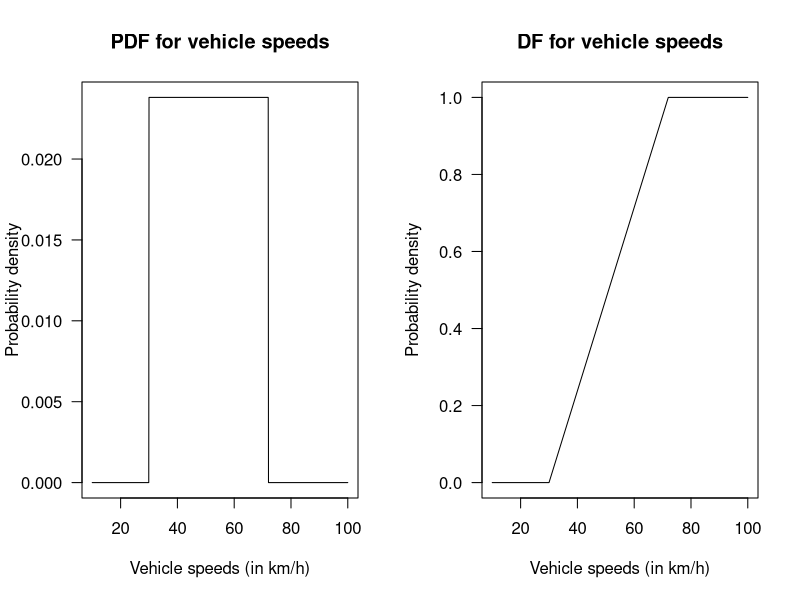
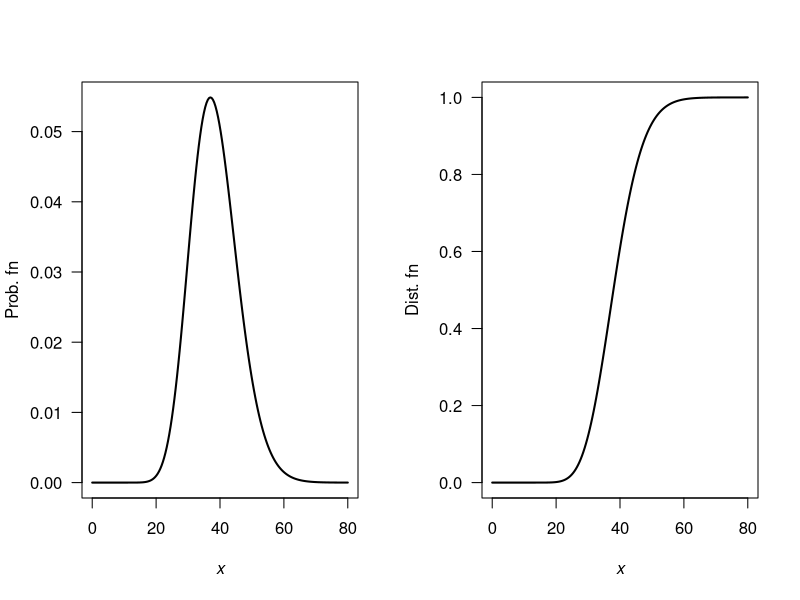
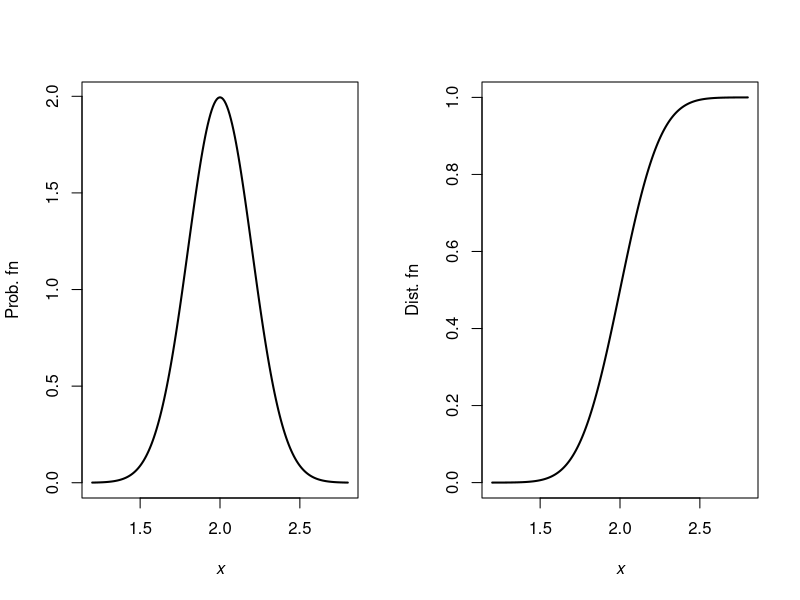
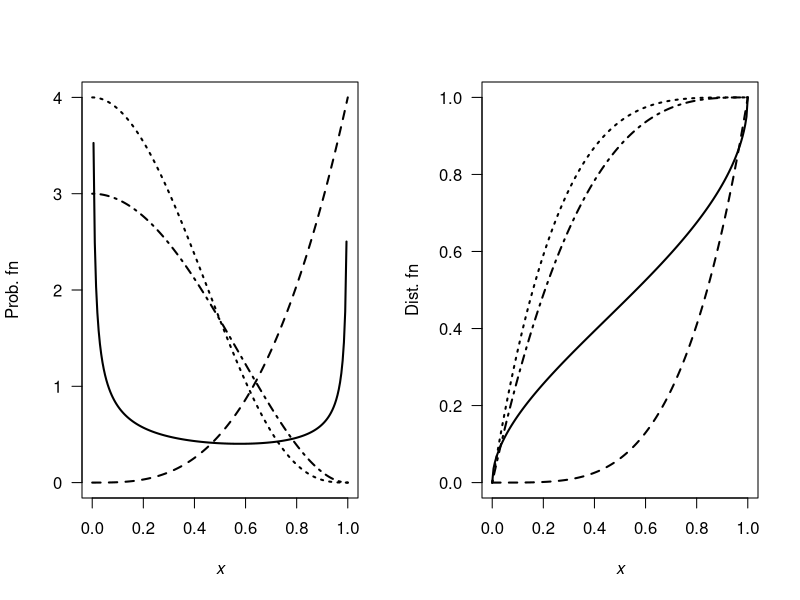
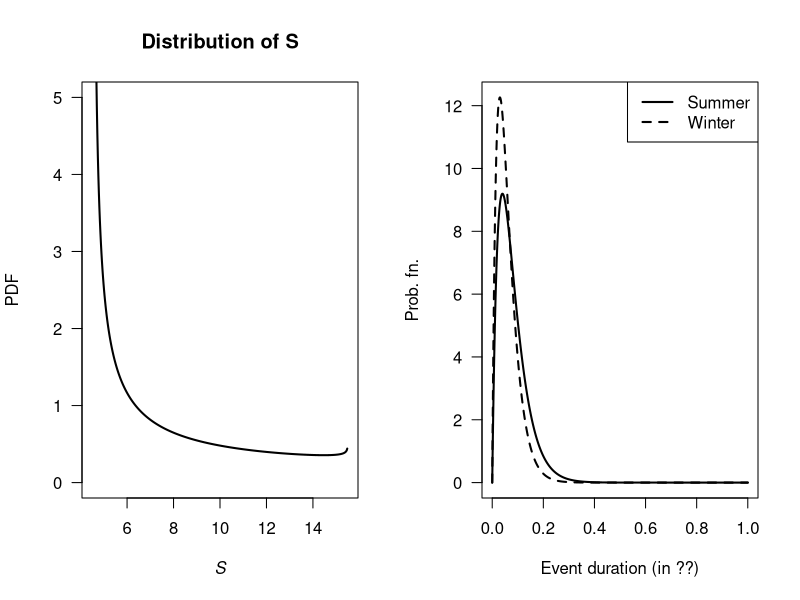
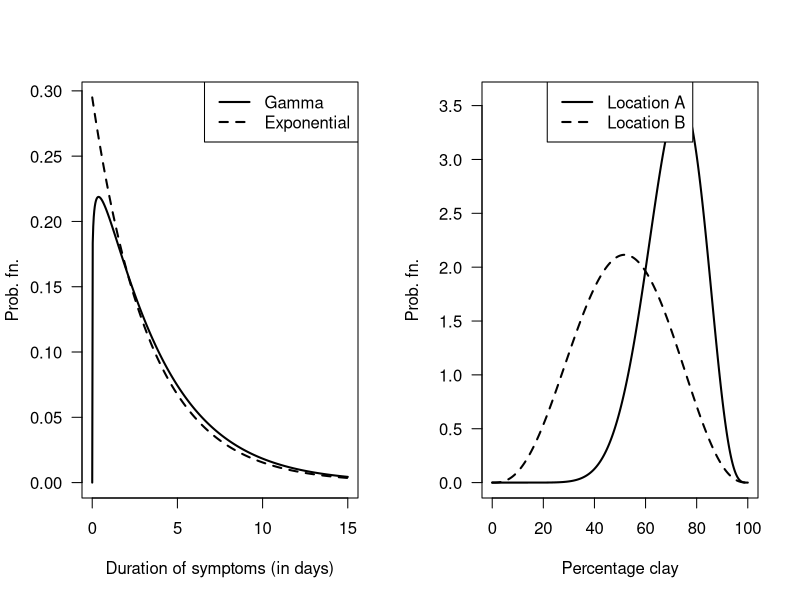
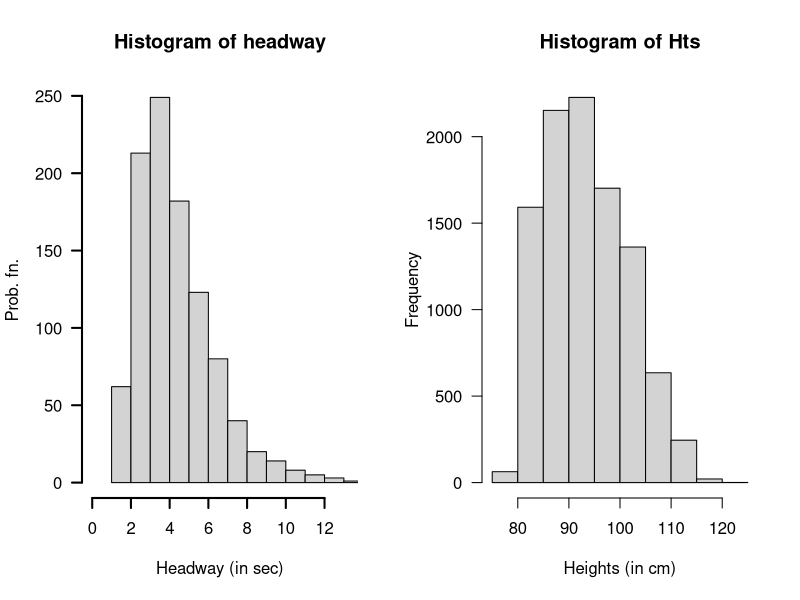
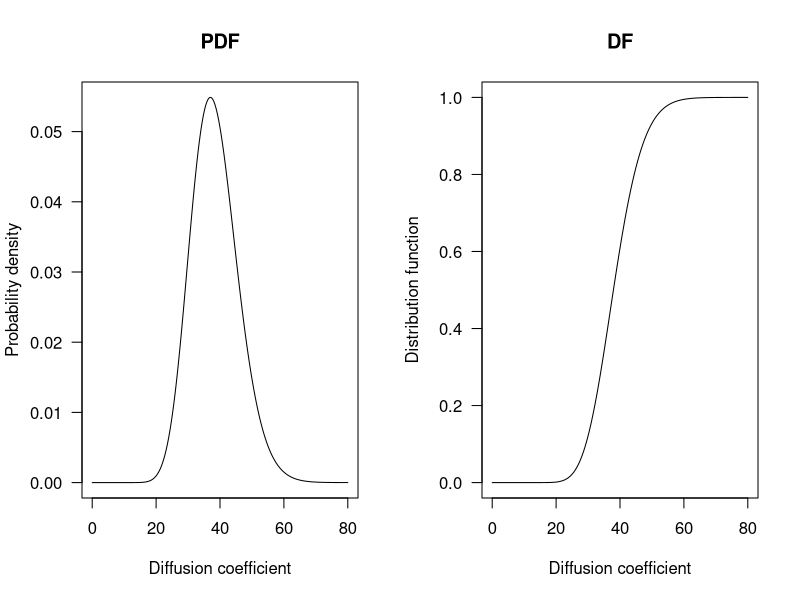

Write the R code that produced these figures, in order.
## ---- chunk 1
1 - punif(60, 30, 72)
(1 - punif(65, 30, 72) ) /
  (1 - punif(60, 30, 72) )

## ---- chunk 2
par(mfrow = c(1, 2))

x <- seq(10, 100,
         length = 1000)
plot( x = x,
      y = dunif(x, 
                min = 30,
                max = 72),
      type = "l",
      las = 1,
      xlab = "Vehicle speeds (in km/h)",
      ylab = "Probability density",
      main = "PDF for vehicle speeds")

x <- seq(10, 100,
         length = 1000)
plot( x = x,
      y = punif(x, 
                min = 30,
                max = 72),
      type = "l",
      las = 1,
      ylim = c(0, 1),
      xlab = "Vehicle speeds (in km/h)",
      ylab = "Probability density",
      main = "DF for vehicle speeds")
## ---- chunk 3
# Proportion excluded:
pnorm(30, 48, 8.8) + # Slower than 30
   (1- pnorm(72, 48, 8.8)) # Faster than 72
## ---- chunk 4
alpha <- 27.05
beta <- 1.42

x <- seq(0, 80, length = 200)

par(mfrow = c(1, 2))

plot( y = dgamma(x, shape = alpha, scale = beta),
      x = x,
      las = 1,
      xlab = expression(italic(x)),
      ylab = "Prob. fn",
      type = "l",
      lwd = 2)
plot( y = pgamma(x, shape = alpha, scale = beta),
      x = x,
      xlab = expression(italic(x)),
      ylab = "Dist. fn",
      type = "l",
      las = 1,
      lwd = 2)

( pgamma(50, shape = alpha, scale = beta) - 
  pgamma(30, shape = alpha, scale = beta) ) /
pgamma(50, shape = alpha, scale = beta)
## ---- chunk 5
mn <- 2
sd <- 0.2

x <- seq(1.2, 2.8, length = 200)

par(mfrow = c(1, 2))

plot( y = dnorm(x, mean = mn, sd = sd),
      x = x,
      xlab = expression(italic(x)),
      ylab = "Prob. fn",
      type = "l",
      lwd = 2)
plot( y = pnorm(x, mean = mn, sd = sd ),
      x = x,
      xlab = expression(italic(x)),
      ylab = "Dist. fn",
      type = "l",
      lwd = 2)

1 - pnorm(2.4, mean = mn, sd = sd)
qnorm(0.8, mean = mn, sd = sd)
qnorm(0.85, mean = mn, sd = sd)

## ---- chunk 6
dKumaraswamy <- function(x, a, b){
  a * b * x^(a - 1) * (1 - x^2) ^ (b - 1)
}
pKumaraswamy <- function(x, a, b){
  1 - (1 - x^a)^b
}


x <- seq(0, 1, length = 200)

par(mfrow = c(1, 2))

plot( y = dKumaraswamy(x, a = 0.5, b = 0.5),
      x = x,
      xlab = expression(italic(x)),
      ylab = "Prob. fn",
      las = 1,
      type = "l",
      ylim = c(0, 4),
      lwd = 2)
lines(y = dKumaraswamy(x, a = 4, b = 1),
      x = x,
      lwd = 2,
      lty = 2)
lines(y = dKumaraswamy(x, a = 1, b = 4),
      x = x,
      lwd = 2,
      lty = 3)
lines(y = dKumaraswamy(x, a = 1, b = 3),
      x = x,
      lwd = 2,
      lty = 4)




plot( y = pKumaraswamy(x, a = 0.5, b = 0.5),
      x = x,
      las = 1,
      xlab = expression(italic(x)),
      ylab = "Dist. fn",
      type = "l",
      lwd = 2)
lines(y = pKumaraswamy(x, a = 4, b = 1),
      x = x,
      lwd = 2,
      lty = 2)
lines(y = pKumaraswamy(x, a = 1, b = 4),
      x = x,
      lwd = 2,
      lty = 3)
lines(y = pKumaraswamy(x, a = 1, b = 3),
      x = x,
      lwd = 2,
      lty = 4)


## ---- chunk 7
v <- seq(0, 1, length = 500)
stime <- 4.5 + 11 * v
  
PDFv <- dbeta(v, shape1 = 0.287, shape2 = 0.926)

plot( PDFv ~ stime,
      type = "l",
      las = 1,
      xlim = c(4.5, 15.5),
      ylim = c(0, 5),
      xlab = expression(italic(S)),
      ylab = "PDF",
      main = "Distribution of S",
      lwd = 2)
## Part 3
1 - pbeta( 0.9545455, shape1 = 0.287, shape2 = 0.926)

## Part 4
qbeta(0.2, shape1 = 0.287, shape2 = 0.926)
## ---- chunk 8
alpha <- 2; betaS <- 0.04; betaW <- 0.03
x <- seq(0, 1, length = 1000)

yS <- dgamma( x, shape = alpha, scale = betaS)
yW <- dgamma( x, shape = alpha, scale = betaW)

plot( range(c(yS, yW)) ~  range(x),
      type = "n", # No plot, just canvas
      las = 1,
      xlab = "Event duration (in ??)",
      ylab = "Prob. fn.")
lines(yS ~ x, 
      lty = 1,
      lwd = 2)
lines(yW ~ x, 
      lty = 2,
      lwd = 2)
legend( "topright",
        lwd = 2,
        lty = 1:2,
        legend = c("Summer", "Winter"))

1 - pgamma(6/24, shape = alpha, scale = betaW)
1 - pgamma(6/24, shape = alpha, scale = betaS)

## ---- chunk 9
alpha <- 1.11; beta <- 3.39

x <- seq(0, 15, length = 500)
yGamma <- dgamma(x, shape = alpha, scale = beta)
yExp <- dexp(x, rate = 1/beta)

plot( range (c(yGamma, yExp)) ~ range(x),
      type = "n", # No plot, just canvas
      las = 1,
      xlab = "Duration of symptoms (in days)",
      ylab = "Prob. fn.")
lines( yGamma ~ x,
       lwd = 2,
       lty = 1)
lines( yExp ~ x,
       lwd = 2,
       lty = 2)
legend( "topright",
        lwd = 2,
        lty = 1:2,
        legend = c("Gamma", "Exponential"))

## Part 3
1 - pgamma(4, shape = alpha, scale = beta)
1 - pexp(4, rate = 1/beta)

## Part 4
qgamma(0.95, shape = alpha, scale = beta)
qexp(0.95, rate = 1/beta)
## ---- chunk 10
pnorm(5, mean = 6, sd = 1.5)

(1 - pnorm(7, mean = 6, sd = 1.5) ) / 
  (1 - pnorm(5, mean = 6, sd = 1.5) )

qnorm(0.85, mean = 6, sd = 1.5)
## ---- chunk 11
x <- seq(0, 1, length = 1000)
yA <- dbeta(x, shape1 = 11.52, shape2 = 4.75)
yB <- dbeta(x, shape1 = 3.85, shape2 = 3.65)

plot( range( c(yA, yB)) ~ range(100 * x),
      type = "n", #No plot, just canvas
      las = 1,
      xlab = "Percentage clay",
      ylab = "Prob. fn.")
lines( yA ~ I(100 * x), 
       lwd = 2,
       lty = 1)
lines( yB ~ I(100 * x), 
       lwd = 2,
       lty = 2)
legend("top",
       lty = 1:2,
       lwd = 2,
       legend = c("Location A", "Location B"))

## Part 3
pbeta( 0.5, shape1 = 11.52, shape2 = 4.75)
pbeta( 0.5, shape1 = 3.85, shape2 = 3.65)
## ---- chunk 12
numSims <- 1000
yHeadway <- rgamma( n = numSims,
                    shape = 2.5,
                    rate = 0.8)
xHeadway <- yHeadway + 1.2
hist(xHeadway,
     las = 1,
     lwd = 2,
     xlim = c(0, max(xHeadway)),
     main = "Histogram of headway",
     ylab = "Prob. fn.",
     xlab = "Headway (in sec)")

xMean <- 3.2; xVar <- 1.6
xLo <- 3.2 - 2 * sqrt(xVar)
xHi <- 3.2 + 2 * sqrt(xVar)
cat("Limits", xLo, "and", xHi, "\n")

# Part 3
Num <- sum( (xHeadway < xHi ) & (xHeadway > xLo) )
EmpiricalProp <- Num / numSims
EmpiricalProp

# Part 4: Tchebyshev: AT LEAST this proportion
k <- 2
1 - 1/k^2
## ---- chunk 13
htMean <- function(x) {
  7.5 * x + 70
}
htSD <- function(x) {
  0.4575 * x + 1.515
}

NumSims <- 10000

Ages <- c(
  rep(2, NumSims * 0.32),
  rep(3, NumSims * 0.33),
  rep(4, NumSims * 0.25),
  rep(5, NumSims * 0.10)
)

Hts <- rnorm(NumSims,
             mean = htMean(Ages),
             sd = htSD(Ages))
hist(Hts,
     las = 1,
     xlab = "Heights (in cm)")

# Taller than 100:
cat("Taller than 100cm:", sum( Hts > 100) / NumSims * 100, "%\n")
# Mean and variance:
cat("Mean:", mean( Hts ), "cm; ",
    "Std dev: ", sd(Hts), "cm\n")

# Sort the heights to find where the tallest 20% are:
cat("Tallest 15% are taller than", 
    sort(Hts)[ NumSims * 0.85], "cm\n")
## ---- chunk 14
topPart <- pgamma(50, shape = 27.05, scale = 1.42) - 
           pgamma(30, shape = 27.05, scale = 1.42)
bottomPart <-pgamma(50, shape = 27.05, scale = 1.42)

topPart / bottomPart
## ---- chunk 15
par(mfrow = c(1, 2))

x <- seq(0, 80,
         length = 1000)
y <- dgamma(x,
            shape = 27.05,
            scale = 1.42)
plot(y ~ x,
     las = 1,
     type = "l",
     xlab = "Diffusion coefficient",
     ylab = "Probability density",
     main = "PDF")


x <- seq(0, 80,
         length = 1000)
y <- pgamma(x,
            shape = 27.05,
            scale = 1.42)
plot(y ~ x,
     las = 1,
     type = "l",
     xlab = "Diffusion coefficient",
     ylab = "Distribution function",
     main = "DF")
